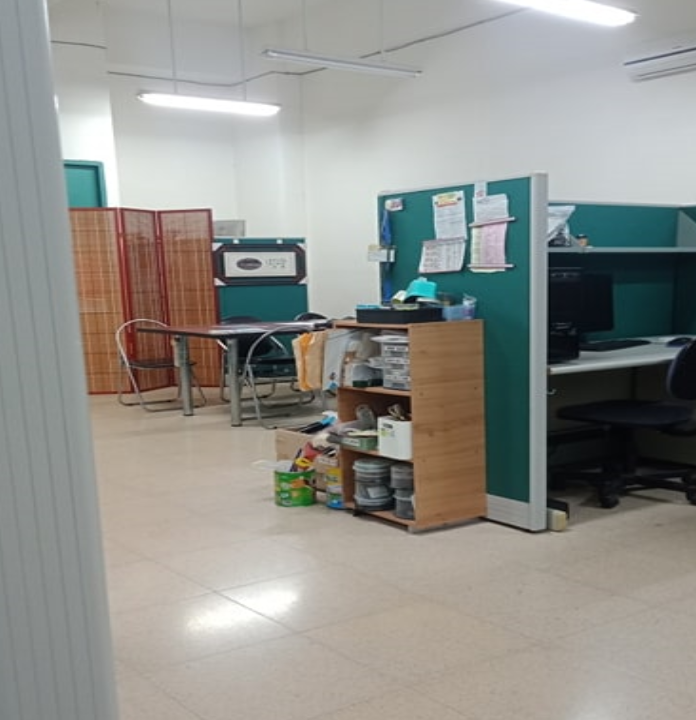
#> input picture 123456.bmp, 696 x 720 px
$ python '圖片縮放與雙三次插值.py'
#> lines starting #> are read from the running program, lines starting #| are printed output that depends on the picture
# -*- coding: utf-8 -*-
"""
Created on Sat Jan 23 19:22:01 2021

@author: user
"""

import numpy as np
import cv2


# 讀取圖檔

def y_img_make(file):
    img = cv2.imread(file)
    #print(img.shape[0],img.shape[1],img.shape[2])#高 寬 通道
    h=img.shape[0]
    w=img.shape[1]
    img_gt_y = cv2.cvtColor(img, cv2.COLOR_BGR2YCR_CB) #轉 YCR_CB
    img_gt_y = img[:,:,0].astype(float) #得到y通道
    img_gt_y=img_gt_y/255      #  /255在儲存 原圖


    img = cv2.resize(img, (int(w/4), int(h/4)), interpolation=cv2.INTER_CUBIC) #雙三次降採樣
    img = cv2.resize(img, (w,h), interpolation=cv2.INTER_CUBIC) #resize(img, 寬, 高) #雙三次升採樣

    img_y = cv2.cvtColor(img, cv2.COLOR_BGR2YCR_CB) #轉 YCR_CB
    img_y = img_y[:,:,0].astype(float) #得到y通道
    img_x4_y=img_y/255      #  /255在儲存
    return (img_gt_y,img_x4_y) #回傳圖 原圖_y值圖 , 降採樣x4_y值圖


img = cv2.imread('123456.bmp')
#> img is the input picture: shape (720, 696, 3); mean B, G, R 140, 145.2, 145.3

print(img.shape[0],img.shape[1],img.shape[2])#高 寬 通道
#| 720 696 3
h=img.shape[0]
#> h = 720
w=img.shape[1]
#> w = 696


img = cv2.cvtColor(img, cv2.COLOR_BGR2YCR_CB) #轉 YCR_CB
#> img: shape (720, 696, 3); mean of channels 0, 1, 2 144.7, 128.4, 125.4
img_y = img[:,:,0].astype(float) #得到y通道
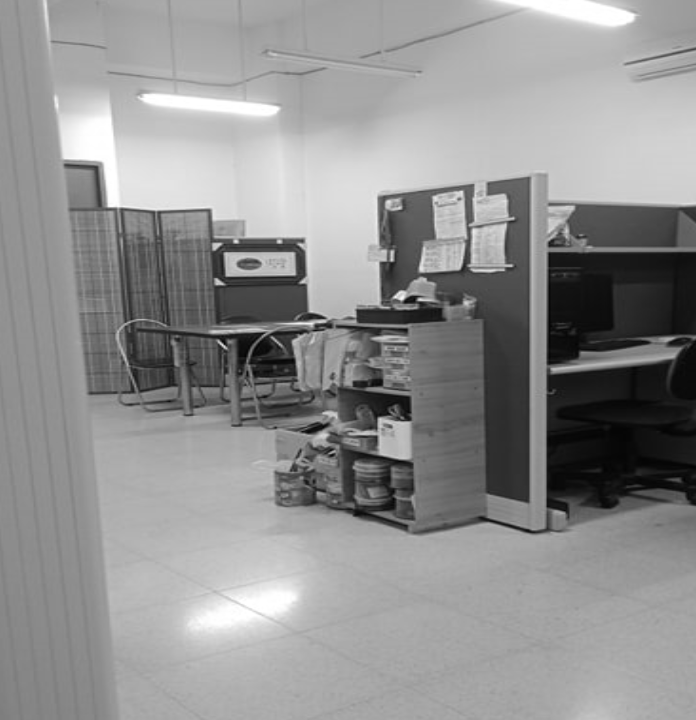
#> img_y: shape (720, 696) float64; min 1, max 255, mean 144.7
# print(img_y.shape)
# print(img_y)
img_y=img_y/255      #  /255在儲存
# print(img_y.shape)
# print(img_y)

# 顯示圖片
cv2.imshow('My Image', img_y)

img = cv2.resize(img, (int(w/9), int(h/9)), interpolation=cv2.INTER_CUBIC) #雙三次降採樣
#> img: shape (80, 77, 3); mean of channels 0, 1, 2 144.3, 128.5, 125.4
img = cv2.resize(img, (w,h), interpolation=cv2.INTER_CUBIC) #resize(img, 寬, 高) #雙三次升採樣
#> img: shape (720, 696, 3); mean of channels 0, 1, 2 144.3, 128.5, 125.4

img_x4_y = img[:,:,0].astype(float) #得到y通道
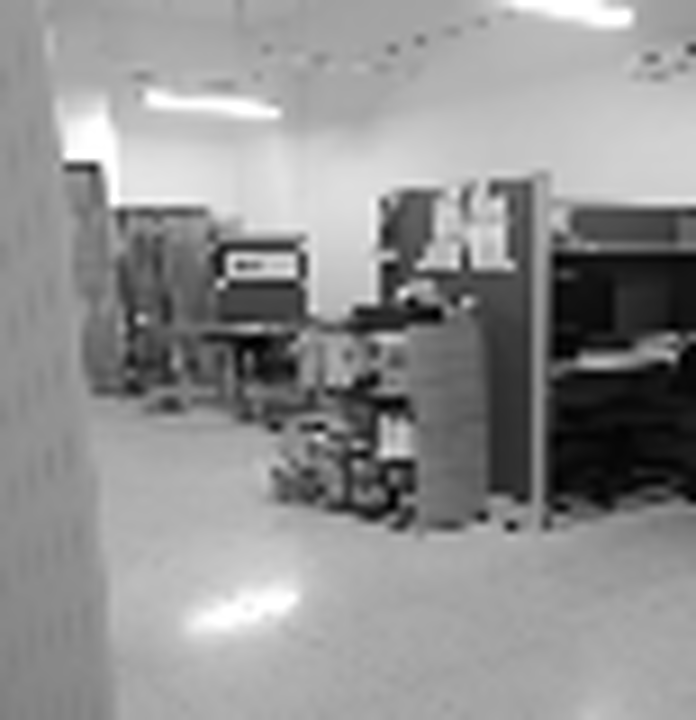
#> img_x4_y: shape (720, 696) float64; min 0, max 255, mean 144.3
img_x4_y=img_x4_y/255      #  /255在儲存
# 顯示圖片
cv2.imshow('My Image2', img_x4_y)

# 按下任意鍵則關閉所有視窗
cv2.waitKey(0)
cv2.destroyAllWindows()
